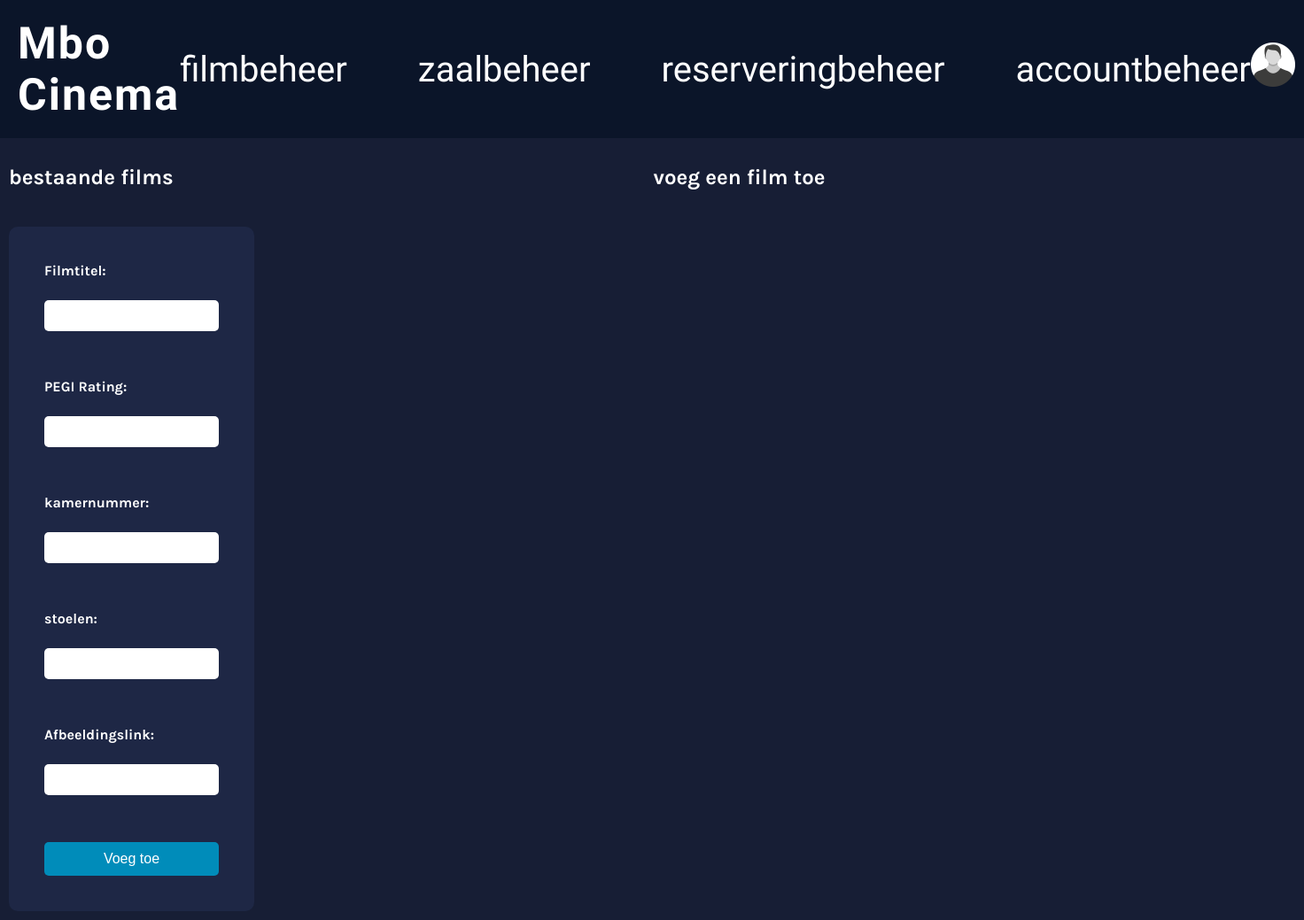
Page /fimlbeheer.php on the earlier database version.
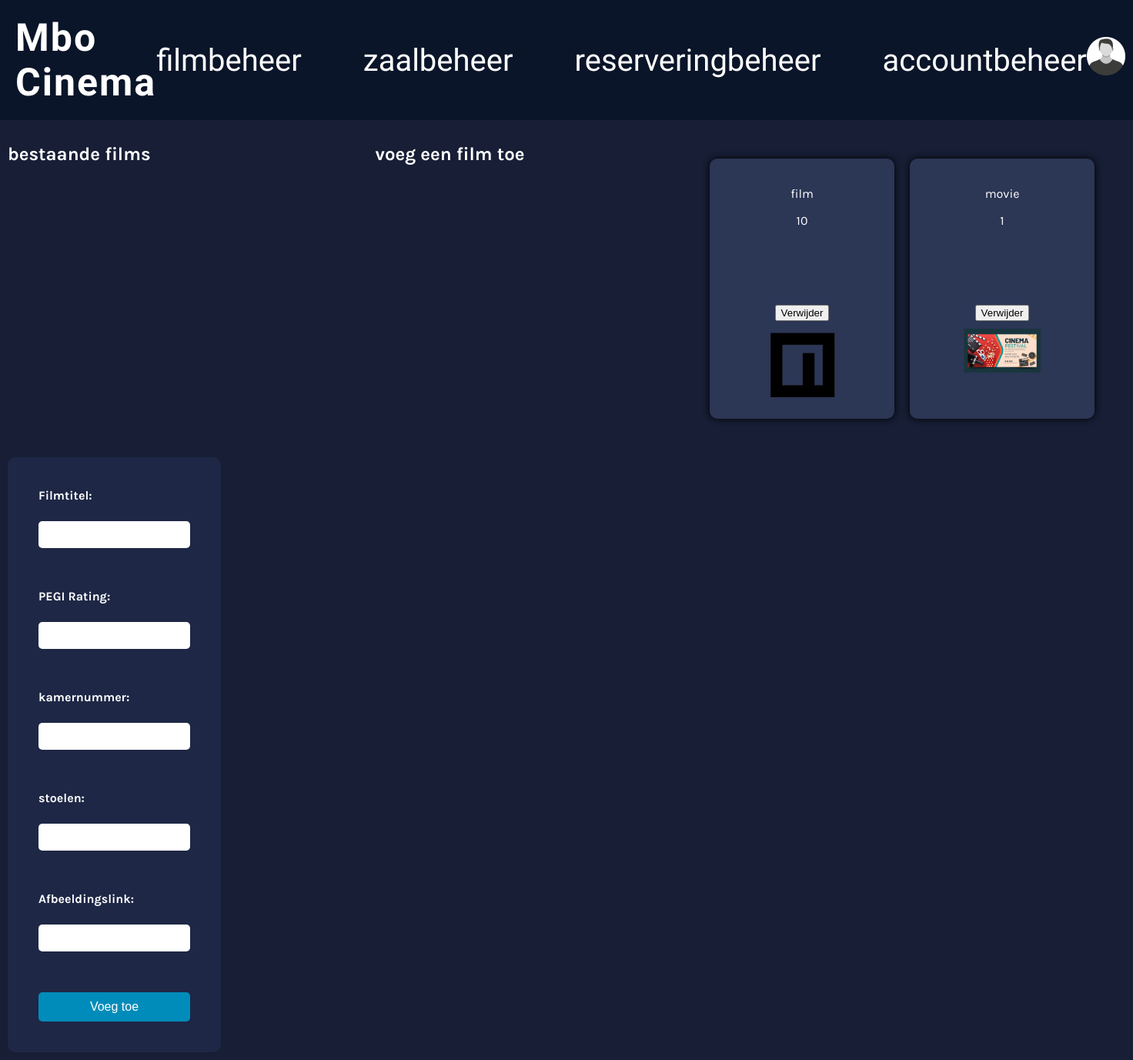
Same page on the later database version.
### tables this page shows
CREATE TABLE `movies` (
  `id` int(11) NOT NULL,
  `naam` varchar(255) DEFAULT NULL,
  `rating` int(11) DEFAULT NULL,
  `room` int(11) DEFAULT NULL,
  `seats` int(11) DEFAULT NULL,
  `foto_url` text DEFAULT NULL
);

### fimlbeheer.php (the view, shortened to what this page needs)
<?php
$conn = new mysqli("localhost", "root", "", "mbocinema");
$films = [];
$result = $conn->query("SELECT * FROM movies");
if ($result) {
    $films = $result->fetch_all(MYSQLI_ASSOC);
}
?>
<!DOCTYPE html>
<html lang="nl">
<head>
  <link rel="stylesheet" href="css/style.css">
</head>
<body>
  <header>
    <nav>
            <a href="index.php" class="logo">Mbo Cinema</a>
      <ul>
        <li><a href="">filmbeheer</a></li>
        <li><a href="zaalbeheer.php">zaalbeheer</a></li>
        <li><a href="reservering.php">reserveringbeheer</a></li>
        <li><a href="accounts.php">accountbeheer</a></li>
      </ul>
      <a href="Account_admin.php">
        <img src="fotos/profielfoto.webp" alt="profielfoto" class="topbar">
      </a>
    </nav>
  </header>
  <main>
    <h2>bestaande films</h2>
    <form method="POST" action="fimlbeheer.php" class="toevoeg-pagina">
      <label for="naam">Filmtitel:</label><br>
      <input type="text" id="naam" name="naam" required><br><br>
      <label for="rating">PEGI Rating:</label><br>
      <input type="number" id="rating" name="rating" min="0" max="18" required><br><br>
      <label for="room">kamernummer:</label><br>
      <input type="number" id="room" name="room"><br><br>
      <label for="seats">stoelen:</label><br>
      <input type="number" id="seats" name="seats" required><br><br>
      <label for="foto_url">Afbeeldingslink:</label><br>
      <input type="url" id="foto_url" name="foto_url"><br><br>
      <input type="submit" value="Voeg toe">
    </form>
<h2>voeg een film toe</h2>
<section class="film-lijst">
  <?php foreach ($films as $film): ?>
    <section class="film-item">
      <p><?= htmlspecialchars($film['naam']) ?></p>
      <p><?= htmlspecialchars($film['rating']) ?></p>
      <form method="POST" action="fimlbeheer.php" onsubmit="return confirm('Weet je zeker dat je deze film wilt verwijderen?');">
        <button type="submit">Verwijder</button>
      </form>
        <?php if (!empty($film['foto_url'])): ?>
  <img src="<?= htmlspecialchars($film['foto_url']) ?>" alt="Filmfoto" style="width: 100px; height: auto;">
<?php endif; ?>
  </section>
  <?php endforeach; ?>
  </section>
</body>
</html>

Differences in the rows shown:
added movies: naam "film", rating "10", foto_url (picture)
added movies: naam "movie", rating "1", foto_url (picture)
